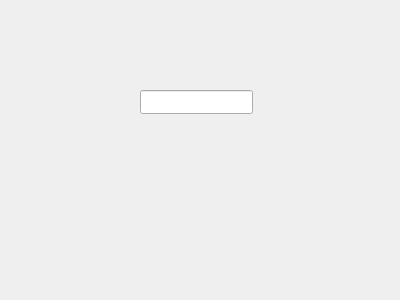
<?xml version="1.0" encoding="UTF-8"?>
<ui version="4.0">
 <class>PassView</class>
 <widget class="QWidget" name="PassView">
  <property name="geometry">
   <rect>
    <x>0</x>
    <y>0</y>
    <width>400</width>
    <height>300</height>
   </rect>
  </property>
  <property name="windowTitle">
   <string>Form</string>
  </property>
  <widget class="QLineEdit" name="edtTest">
   <property name="geometry">
    <rect>
     <x>140</x>
     <y>90</y>
     <width>113</width>
     <height>24</height>
    </rect>
   </property>
  </widget>
 </widget>
 <resources/>
 <connections/>
</ui>
